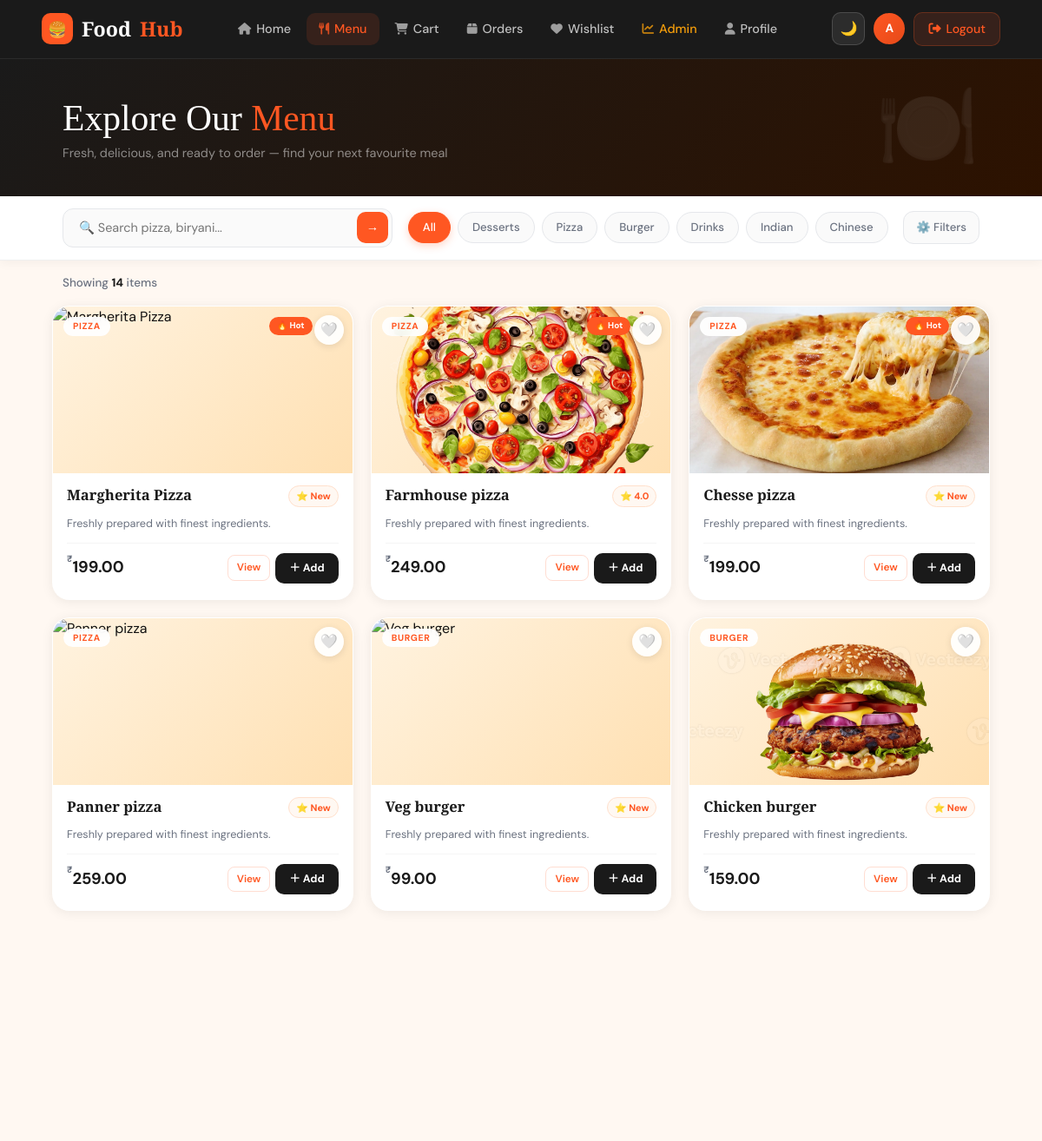
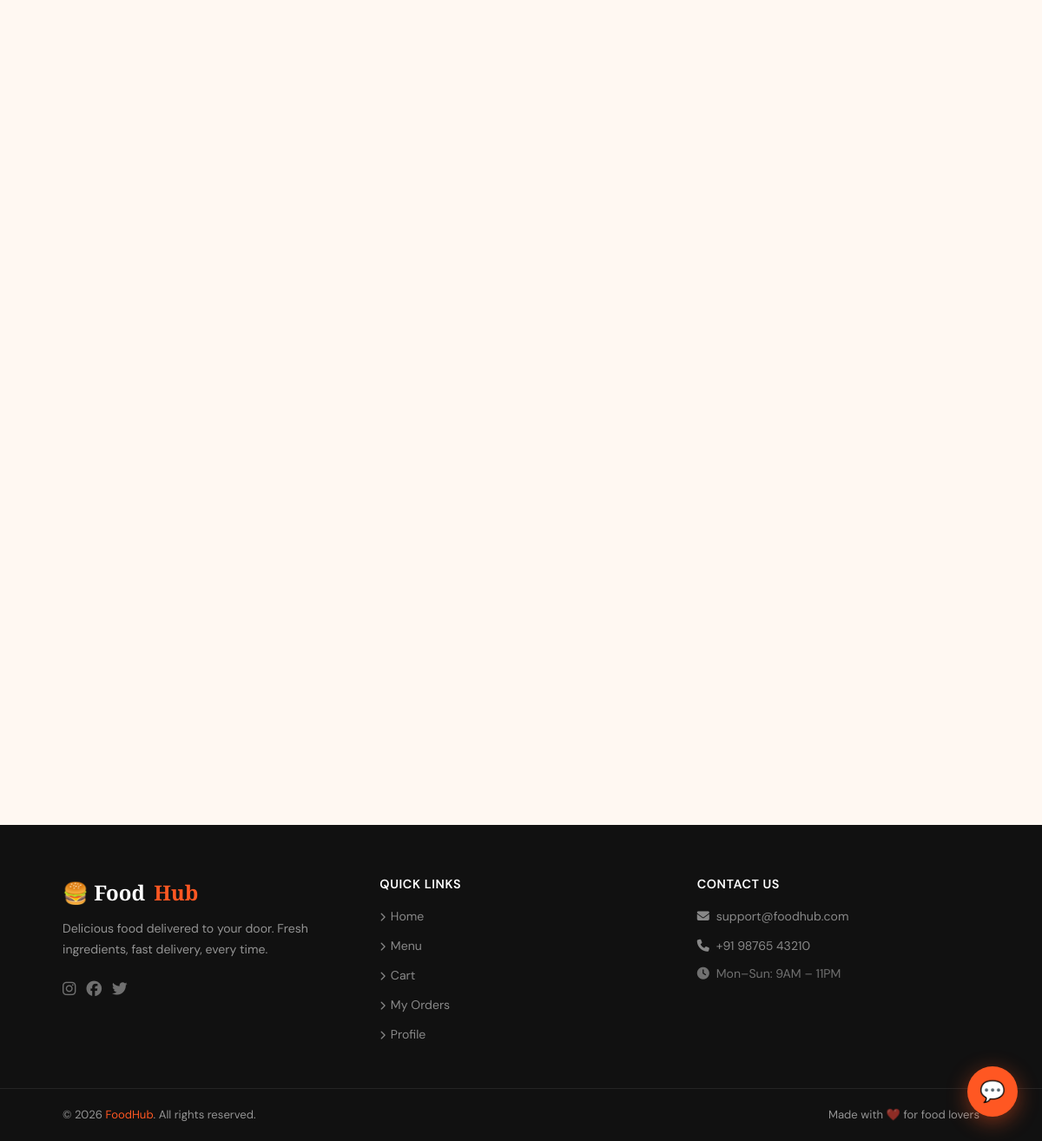
Page /foods/ (signed in) on the committed database (2 pictures, top to bottom).
### core/models.py (models this page shows, shortened)
class Category(models.Model):
    name = models.CharField(max_length=100)

class FoodItem(models.Model):
    category = models.ForeignKey(Category, on_delete=models.CASCADE)
    name = models.CharField(max_length=200)
    price = models.DecimalField(max_digits=6, decimal_places=2)
    description = models.TextField(blank=True)
    image = models.ImageField(upload_to='food_images/', null=True, blank=True)
    def avg_rating(self):
        reviews = self.reviews.all()
        if reviews.exists():
            return round(sum(r.rating for r in reviews) / reviews.count(), 1)
        return 0

class Review(models.Model):
    food    = models.ForeignKey(FoodItem, on_delete=models.CASCADE, related_name='reviews')
    user    = models.ForeignKey(User, on_delete=models.CASCADE)
    rating  = models.PositiveIntegerField(
                validators=[MinValueValidator(1), MaxValueValidator(5)]
              )
    comment = models.TextField(blank=True)
    created_at = models.DateTimeField(auto_now_add=True)
    class Meta:
        unique_together = ('food', 'user')
        ordering = ['-created_at']

### core/views.py (the view)
# urls.py: path('foods/', views.food_list, name='food_list'),
@login_required
def food_list(request):
    query = request.GET.get('q')
    category_id = request.GET.get('category')
    foods = FoodItem.objects.all()
    categories = Category.objects.all()
    if query:
        foods = foods.filter(name__icontains=query)
    if category_id:
        foods = foods.filter(category_id=category_id)
    context = {
        'foods': foods,
        'categories': categories
    }
    return render(request, 'core/food_list.html', context)

### core/context_processors.py (called while the page is built)
def cart_count(request):
    if request.user.is_authenticated:
        order = Order.objects.filter(user=request.user, status='Pending').first()
        if order:
            return {'cart_count': order.items.count()}
    return {'cart_count': 0}

### core/templates/core/food_list.html (shortened to what this page needs)
{% extends 'core/base.html' %}
{% load static %}
{% block content %}
<div class="pg-header">
  <h1>Explore Our <span>Menu</span></h1>
  <p>Fresh, delicious, and ready to order — find your next favourite meal</p>
</div>
<div class="filter-bar">
  <form method="GET" id="fForm" style="display:contents">
    <div class="filter-inner">
      <div class="sbox">
        <input type="text" name="q" id="sInput" placeholder="🔍 Search pizza, biryani..." value="{{ request.GET.q|default:'' }}">
        <button type="submit">→</button>
      </div>
      <div class="cat-chips">
        <a href="{% url 'food_list' %}" class="cat-chip {% if not request.GET.category %}active{% endif %}">All</a>
        {% for cat in categories %}
        <a href="?category={{ cat.id }}{% if request.GET.q %}&q={{ request.GET.q }}{% endif %}" class="cat-chip {% if request.GET.category == cat.id|stringformat:'s' %}active{% endif %}">{{ cat.name }}</a>
        {% endfor %}
      </div>
      <button type="button" onclick="document.getElementById('advP').classList.toggle('open')"
              style="display:flex;align-items:center;gap:6px;padding:8px 14px;border-radius:12px;border:1.5px solid var(--border);background:#fafafa;color:var(--gray);font-size:.82rem;font-weight:500;cursor:pointer;font-family:'DM Sans',sans-serif;transition:all .2s"
              onmouseover="this.style.borderColor='#FF5722';this.style.color='#FF5722'" onmouseout="this.style.borderColor='#e5e7eb';this.style.color='#6b7280'">
        ⚙️ Filters
      </button>
    </div>
  </form>
</div>
<div class="results-bar sr">
  <div class="rtxt">Showing <strong>{{ foods|length }}</strong> item{{ foods|length|pluralize }}{% if request.GET.q %} for "<strong>{{ request.GET.q }}</strong>"{% endif %}</div>
</div>
<div class="food-grid">
  {% for food in foods %}
  <div class="fcard sr" style="transition-delay:{{ forloop.counter0 }}40ms">
    <div class="fcard-img">
      <span class="fcard-cat">{{ food.category.name }}</span>
      {% if forloop.counter <= 3 %}<span class="fcard-pop">🔥 Hot</span>{% endif %}
      <button class="fcard-heart wl-toggle" data-id="{{ food.id }}">🤍</button>
    </div>
    <div class="fcard-body">
      <div class="fcard-r1">
        <h3 class="fcard-name">{{ food.name }}</h3>
        <div class="fcard-star">⭐ {% if food.avg_rating %}{{ food.avg_rating }}{% else %}New{% endif %}</div>
      </div>
      <p class="fcard-desc">{{ food.description|truncatewords:12|default:"Freshly prepared with finest ingredients." }}</p>
      <div class="fcard-foot">
        <div class="fcard-price"><sup>₹</sup>{{ food.price }}</div>
        <div class="btn-actions">
          <a href="{% url 'food_detail' food.id %}" class="btn-view">View</a>
          <button class="btn-add hp-ajax" data-id="{{ food.id }}" data-name="{{ food.name }}">＋ Add</button>
        </div>
      </div>
    </div>
  </div>
  {% empty %}
  <div class="empty-state"><div class="ei">🍽️</div><h3>No dishes found</h3><p>Try different search</p><a href="{% url 'food_list' %}" style="background:var(--or);color:#fff;padding:11px 24px;border-radius:12px;font-weight:700;text-decoration:none;display:inline-block">Browse All</a></div>
  {% endfor %}
</div>
{% endblock %}

### core/templates/core/base.html (shortened to what this page needs)
{% load static %}
<!doctype html>
<html lang="en">
<head>
  <link href="https://cdn.jsdelivr.net/npm/bootstrap@5.3.0/dist/css/bootstrap.min.css" rel="stylesheet"/>
  <link rel="stylesheet" href="https://cdnjs.cloudflare.com/ajax/libs/font-awesome/6.5.0/css/all.min.css"/>
  <link href="https://unpkg.com/aos@2.3.4/dist/aos.css" rel="stylesheet"/>
  <link rel="stylesheet" href="{% static 'css/style.css' %}"/>
</head>
<body>
  <nav class="navbar-custom" id="mainNav">
    <div class="navbar-inner">
      <a class="nav-brand" href="/">
        <div class="nav-brand-icon">🍔</div>
        Food<span>Hub</span>
      </a>
      <ul class="nav-links">
        <li>
          <a href="/" {% if request.resolver_match.url_name == 'home' %}class="active"{% endif %}>
            <i class="fa-solid fa-house"></i> Home
          </a>
        </li>
        <li>
          <a href="/foods/" {% if request.resolver_match.url_name == 'food_list' %}class="active"{% endif %}>
            <i class="fa-solid fa-utensils"></i> Menu
          </a>
        </li>
        <li>
          <a href="/cart/" class="cart-link {% if request.resolver_match.url_name == 'cart' %}active{% endif %}">
            <i class="fa-solid fa-cart-shopping"></i> Cart
          </a>
        </li>
        <li>
          <a href="/orders/" {% if request.resolver_match.url_name == 'my_orders' %}class="active"{% endif %}>
            <i class="fa-solid fa-box"></i> Orders
          </a>
        </li>
        <li>
          <a href="/wishlist/" {% if request.resolver_match.url_name == 'wishlist' %}class="active"{% endif %}>
            <i class="fa-solid fa-heart"></i> Wishlist
          </a>
        </li>
        {% if request.user.is_staff %}
        <li>
          <a href="/dashboard/" {% if request.resolver_match.url_name == 'dashboard' %}class="active"{% endif %} style="color:#f59e0b;">
            <i class="fa-solid fa-chart-line"></i> Admin
          </a>
        </li>
        {% endif %}
        <li>
          <a href="/profile/" {% if request.resolver_match.url_name == 'profile' %}class="active"{% endif %}>
            <i class="fa-solid fa-user"></i> Profile
          </a>
        </li>
      </ul>
      <div class="nav-right">
        <button id="darkToggle" onclick="toggleDark()"
                style="background:rgba(255,255,255,.08);border:1px solid rgba(255,255,255,.15);color:#fff;width:38px;height:38px;border-radius:10px;display:flex;align-items:center;justify-content:center;cursor:pointer;font-size:1rem;transition:all .2s;"
                title="Toggle Dark Mode">
          🌙
        </button>
        <a href="/profile/" class="nav-avatar" title="Profile">
          {{ request.user.username|slice:":1"|upper|default:"U" }}
        </a>
        <a href="/logout/" class="btn-logout">
          <i class="fa-solid fa-right-from-bracket"></i> Logout
        </a>
      </div>
    </div>
  </nav>
  <div class="content-wrap">
    {% block content %}{% endblock %}
  </div>
  <footer class="footer-custom">
    <div class="footer-top">
      <div>
        <div class="footer-brand-name">🍔 Food<span>Hub</span></div>
        <p class="footer-desc">Delicious food delivered to your door. Fresh ingredients, fast delivery, every time.</p>
        <div style="display:flex;gap:12px;">
          <a href="#" style="color:rgba(255,255,255,.4);font-size:1.1rem;transition:color .2s;" onmouseover="this.style.color='#FF5722'" onmouseout="this.style.color='rgba(255,255,255,.4)'"><i class="fa-brands fa-instagram"></i></a>
          <a href="#" style="color:rgba(255,255,255,.4);font-size:1.1rem;transition:color .2s;" onmouseover="this.style.color='#FF5722'" onmouseout="this.style.color='rgba(255,255,255,.4)'"><i class="fa-brands fa-facebook"></i></a>
          <a href="#" style="color:rgba(255,255,255,.4);font-size:1.1rem;transition:color .2s;" onmouseover="this.style.color='#FF5722'" onmouseout="this.style.color='rgba(255,255,255,.4)'"><i class="fa-brands fa-twitter"></i></a>
        </div>
      </div>
      <div class="footer-col">
        <h6>Quick Links</h6>
        <ul>
          <li><a href="/"><i class="fa-solid fa-chevron-right" style="font-size:.65rem;margin-right:6px;"></i>Home</a></li>
          <li><a href="/foods/"><i class="fa-solid fa-chevron-right" style="font-size:.65rem;margin-right:6px;"></i>Menu</a></li>
          <li><a href="/cart/"><i class="fa-solid fa-chevron-right" style="font-size:.65rem;margin-right:6px;"></i>Cart</a></li>
          <li><a href="/orders/"><i class="fa-solid fa-chevron-right" style="font-size:.65rem;margin-right:6px;"></i>My Orders</a></li>
          <li><a href="/profile/"><i class="fa-solid fa-chevron-right" style="font-size:.65rem;margin-right:6px;"></i>Profile</a></li>
        </ul>
      </div>
      <div class="footer-col">
        <h6>Contact Us</h6>
        <ul>
          <li><a href="mailto:support@foodhub.com"><i class="fa-solid fa-envelope" style="margin-right:8px;"></i>support@foodhub.com</a></li>
          <li><a href="tel:+919876543210"><i class="fa-solid fa-phone" style="margin-right:8px;"></i>+91 98765 43210</a></li>
          <li style="color:rgba(255,255,255,.4);font-size:.88rem;margin-top:4px;"><i class="fa-solid fa-clock" style="margin-right:8px;"></i>Mon–Sun: 9AM – 11PM</li>
        </ul>
      </div>
    </div>
    <div class="footer-bottom">
      <span>© 2026 <a href="/">FoodHub</a>. All rights reserved.</span>
      <span>Made with ❤️ for food lovers</span>
    </div>
  </footer>
  <div id="chatBtn" onclick="toggleChat()"
       style="position:fixed;bottom:28px;right:28px;z-index:8888;
              width:58px;height:58px;border-radius:50%;
              background:var(--orange);color:#fff;
              display:flex;align-items:center;justify-content:center;
              font-size:1.5rem;cursor:pointer;
              box-shadow:0 6px 24px rgba(255,87,34,.45);
              transition:transform .3s,box-shadow .3s;
              animation:chatPop .6s 2s cubic-bezier(.36,.07,.19,.97) both;"
       title="Chat with us">
    💬
  </div>
</body>
</html>

### core/templates/core/base.html (style rules this page uses)
:root { --orange: #FF5722; --orange2: #FF7043; --dark: #111111; --dark2: #1c1c1c; --cream: #FFFBF7; --gray: #6b7280; --bg: #FFFBF7; --bg2: #ffffff; --text: #111111; --text2: #6b7280; --border-col: #e5e7eb; --card-bg: #ffffff; }
* { box-sizing: border-box; }
body { font-family: 'DM Sans', sans-serif; background: var(--cream); color: var(--dark); transition: background .3s, color .3s; }
.navbar-custom { position: sticky; top: 0; z-index: 1000; background: rgba(17,17,17,0.96); backdrop-filter: blur(14px); -webkit-backdrop-filter: blur(14px); border-bottom: 1px solid rgba(255,255,255,.07); padding: 0 4vw; height: 68px; display: flex; align-items: center; transition: background .3s, box-shadow .3s; }
.navbar-inner { width: 100%; display: flex; align-items: center; justify-content: space-between; gap: 20px; }
.nav-brand { display: flex; align-items: center; gap: 10px; text-decoration: none; font-family: 'Playfair Display', serif; font-size: 1.45rem; color: #fff; font-weight: 700; white-space: nowrap; transition: opacity .2s; }
.nav-brand-icon { width: 36px; height: 36px; background: var(--orange); border-radius: 10px; display: flex; align-items: center; justify-content: center; font-size: 1.1rem; }
.nav-brand span { color: var(--orange); }
.nav-links { display: flex; align-items: center; gap: 4px; list-style: none; margin: 0; padding: 0; }
.nav-links a { display: flex; align-items: center; gap: 6px; padding: 8px 14px; border-radius: 10px; color: rgba(255,255,255,.72); font-size: .9rem; font-weight: 500; text-decoration: none; transition: all .2s; white-space: nowrap; }
.nav-links a.active { color: var(--orange); background: rgba(255,87,34,.12); }
.nav-links a i { font-size: .85rem; opacity: .8; }
.cart-link { position: relative; }
.nav-right { display: flex; align-items: center; gap: 10px; }
.nav-avatar { width: 36px; height: 36px; background: linear-gradient(135deg, var(--orange), #e64a19); border-radius: 50%; display: flex; align-items: center; justify-content: center; color: #fff; font-weight: 700; font-size: .85rem; cursor: pointer; text-decoration: none; transition: transform .2s, box-shadow .2s; }
.btn-logout { display: flex; align-items: center; gap: 6px; padding: 8px 16px; border-radius: 10px; background: rgba(255,87,34,.12); border: 1px solid rgba(255,87,34,.25); color: var(--orange); font-size: .88rem; font-weight: 500; text-decoration: none; transition: all .2s; }
.content-wrap { padding: 0; background: #FFF8F2; }
.footer-custom { background: var(--dark); color: rgba(255,255,255,.55); margin-top: 80px; }
.footer-top { display: grid; grid-template-columns: repeat(auto-fit, minmax(200px, 1fr)); gap: 40px; padding: 60px 6vw 40px; }
.footer-brand-name { font-family: 'Playfair Display', serif; font-size: 1.5rem; color: #fff; font-weight: 700; margin-bottom: 12px; display: flex; align-items: center; gap: 10px; }
.footer-brand-name span { color: var(--orange); }
.footer-desc { font-size: .88rem; line-height: 1.7; margin-bottom: 20px; }
.footer-col h6 { color: #fff; font-weight: 600; font-size: .9rem; margin-bottom: 16px; letter-spacing: .04em; text-transform: uppercase; }
.footer-col ul { list-style: none; padding: 0; margin: 0; }
.footer-col ul li { margin-bottom: 10px; }
.footer-col ul li a { color: rgba(255,255,255,.5); font-size: .88rem; text-decoration: none; transition: color .2s; }
.footer-bottom { border-top: 1px solid rgba(255,255,255,.08); padding: 20px 6vw; display: flex; justify-content: space-between; align-items: center; flex-wrap: wrap; gap: 12px; font-size: .82rem; }
.footer-bottom a { color: var(--orange); text-decoration: none; }
#darkToggle { transition:all .3s; }

### rows in the picture
Category: name "Desserts"
Category: name "Pizza"
Category: name "Burger"
Category: name "Drinks"
Category: name "Indian"
Category: name "Chinese"
FoodItem: category.name "PIZZA", shows "🔥 Hot", name "Margherita Pizza", shows "New", description "Freshly prepared with finest ingredients.", price "199.00"
FoodItem: category.name "PIZZA", shows "🔥 Hot", name "Farmhouse pizza", avg_rating "4.0", description "Freshly prepared with finest ingredients.", price "249.00"
FoodItem: category.name "PIZZA", shows "🔥 Hot", name "Chesse pizza", shows "New", description "Freshly prepared with finest ingredients.", price "199.00"
FoodItem: category.name "PIZZA", name "Panner pizza", shows "New", description "Freshly prepared with finest ingredients.", price "259.00"
FoodItem: category.name "BURGER", name "Veg burger", shows "New", description "Freshly prepared with finest ingredients.", price "99.00"
FoodItem: category.name "BURGER", name "Chicken burger", shows "New", description "Freshly prepared with finest ingredients.", price "159.00"

### other values in the picture
{{ request.user.username|slice:":1"|upper|default:"U" }} "A"
{{ foods|length }} "14"
